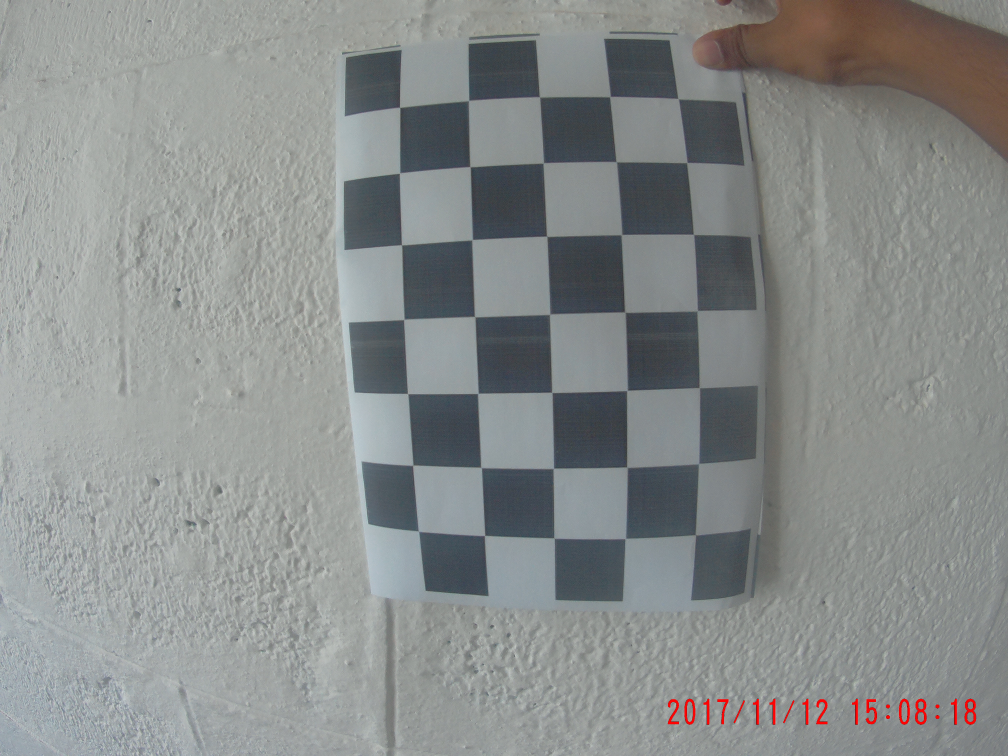
#> input picture 9.JPG, 4032 x 3024 px (shown at 1/4 size)
$ python 'undistortion test.py'
#> lines starting #> are read from the running program, lines starting #| are printed output that depends on the picture; after the words box and inside, x2 and y2 are one past the last pixel; in counts of white or black regions, pixels touching at a corner belong together
import pickle
import cv2

# Read in the saved objpoints and imgpoints
pickle_in = open("objpoints.pickle", "rb")
#> (reads objpoints.pickle from the repository)
objpoints = pickle.load(pickle_in)

pickle_in1 = open("imgpoints.pickle", "rb")
#> (reads imgpoints.pickle from the repository)
imgpoints = pickle.load(pickle_in1)
# print(objpoints, imgpoints)

# Read in an image
img = cv2.imread('9.JPG')
#> img is the input picture: shape (3024, 4032, 3); mean B, G, R 139.4, 140.4, 136.9
img = cv2.resize(img, (640, 480))
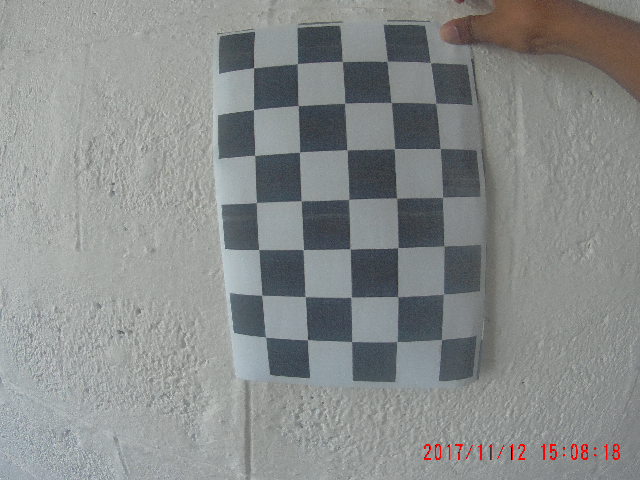
#> img: shape (480, 640, 3); mean B, G, R 139.3, 140.3, 136.8
original_image = img


# TODO: Write a function that takes an image, object points, and image points
# performs the camera calibration, image distortion correction and
# returns the undistorted image
def cal_undistort(img, objpoints, imgpoints):
    img = img
    gray = cv2.cvtColor(img, cv2.COLOR_BGR2GRAY)
    gray = cv2.equalizeHist(gray)
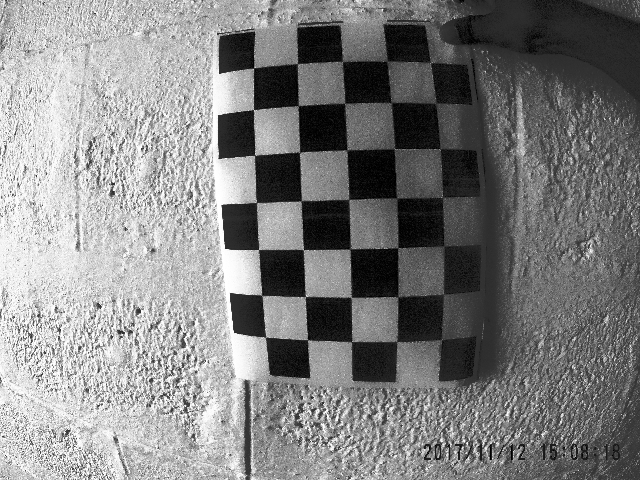
#> gray: shape (480, 640); min 0, max 255, mean 129.1

    ret, corners = cv2.findChessboardCorners(gray, (7, 5), None)
#> ret = True; corners = 35 rows, first 8: [430.7, 62.73], [435, 103.3], [440.4, 148.6], [442, 197.6], [436, 239.1], [435, 302], [434.3, 332.6], [386.5, 60.84]
    img = cv2.drawChessboardCorners(img, (7, 5), corners, ret)
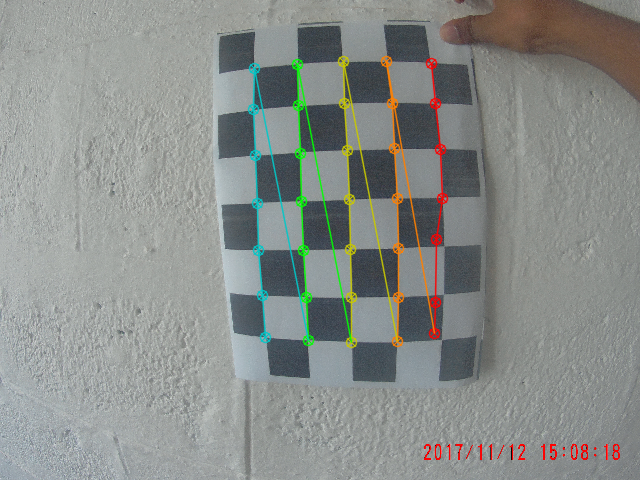
#> img: shape (480, 640, 3); 3.32% of pixels changed, all inside (x1, y1, x2, y2) = (247, 55, 449, 349)

    ret, mtx, dist, rvecs, tvecs = cv2.calibrateCamera(objpoints, imgpoints, gray.shape[::-1], None, None)
#> ret = 0.996
    dst = cv2.undistort(img, mtx, dist, None, mtx)
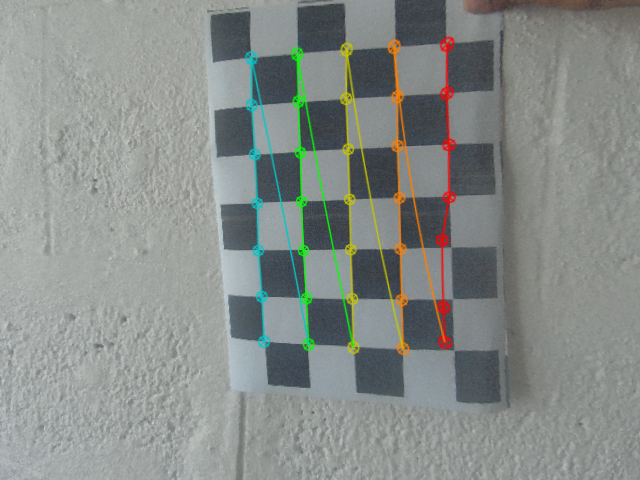
#> dst: shape (480, 640, 3); mean B, G, R 137.4, 140.6, 135.5

    return dst


undistorted = cal_undistort(img, objpoints, imgpoints)
cv2.imshow('Undistorted', undistorted)
cv2.imshow('Original', original_image)

cv2.waitKey()
cv2.destroyAllWindows()
